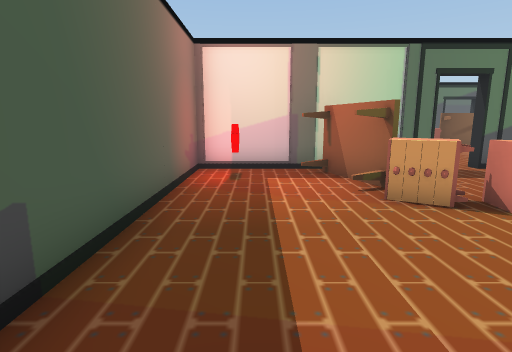
[1] (above)

24 first-person views from a walk through a scene from a Unity 3-D project. The camera is 1.3 m above the floor, tilts 10° down and sees 80° across. Doors are open. The floor is counted in squares, 1 m on a side. Each view is taken from the middle of a square. On the plan, view 1 faces up. The plan holds only what a view shows up to about 14 squares ahead; the rest is blank. The place goes on beyond the plan. The player is left out. Some animated figures are not drawn.

[2]
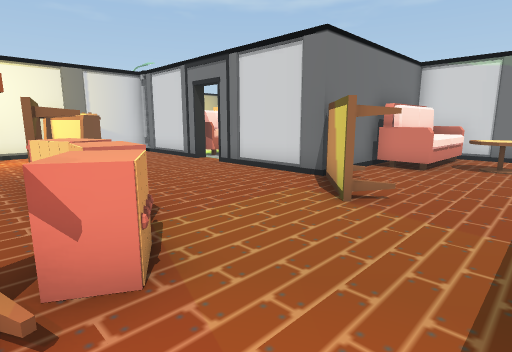

[3]
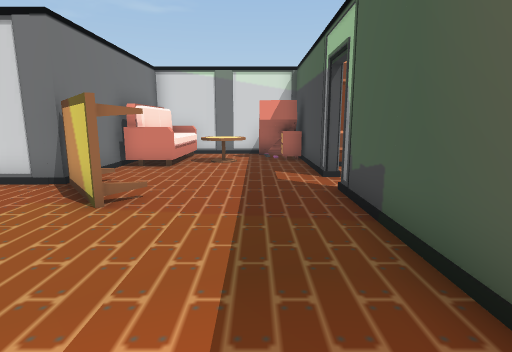

[4]
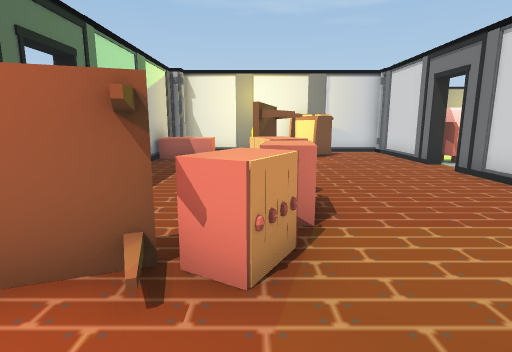

[5]
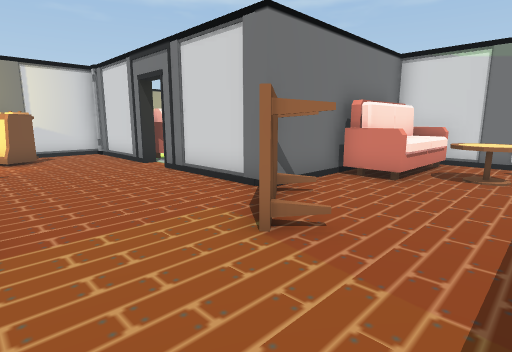

[6]
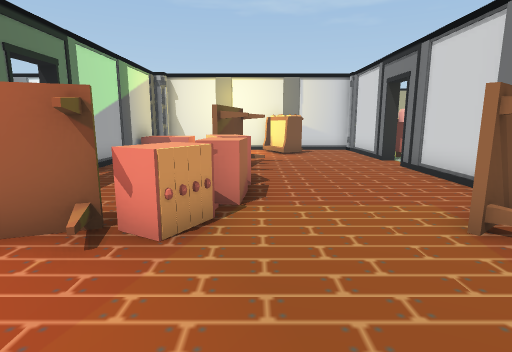

[7]
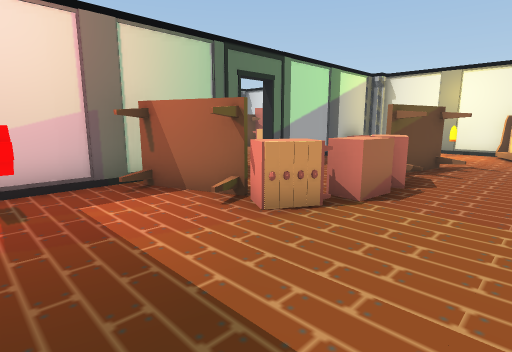

[8]
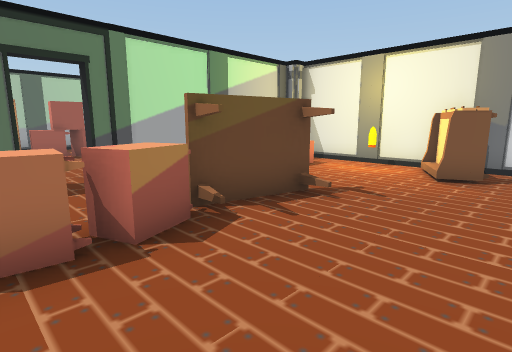

[9]
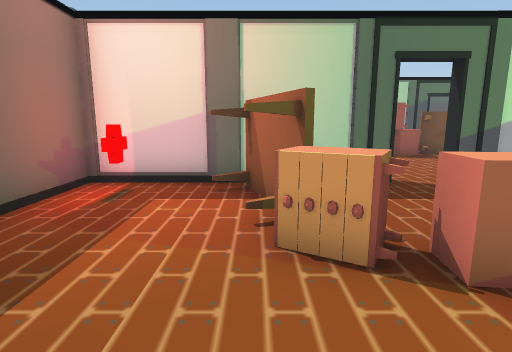

[10]
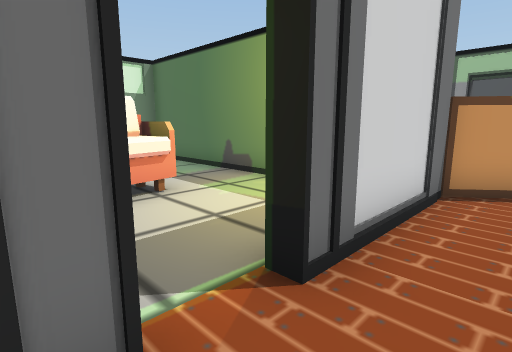

[11]
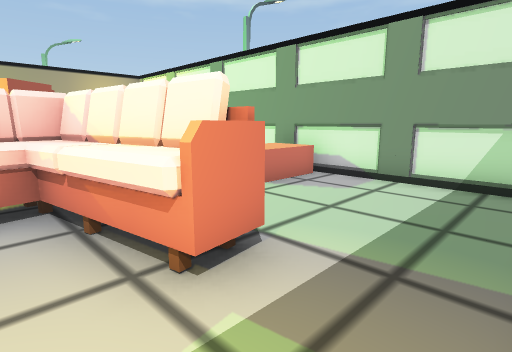

[12]
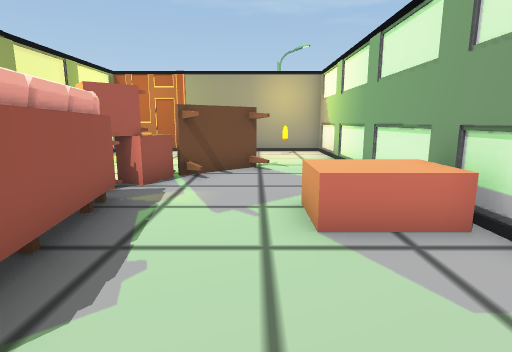

[13]
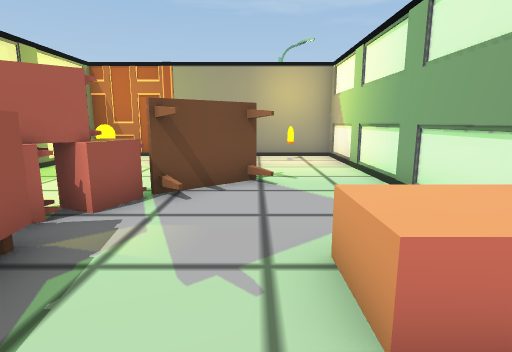

[14]
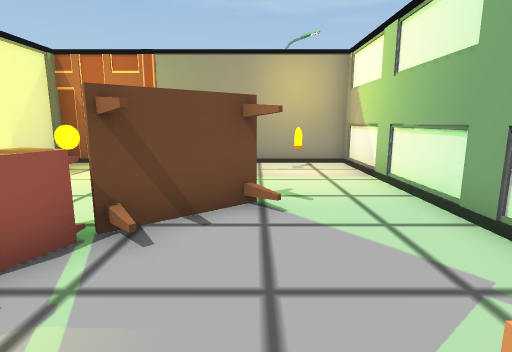

[15]
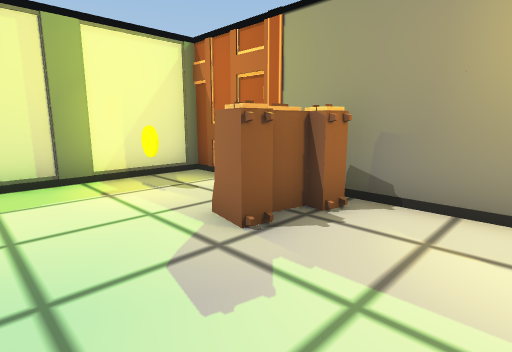

[16]
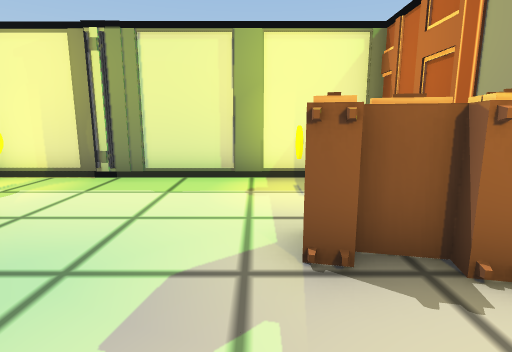

[17]
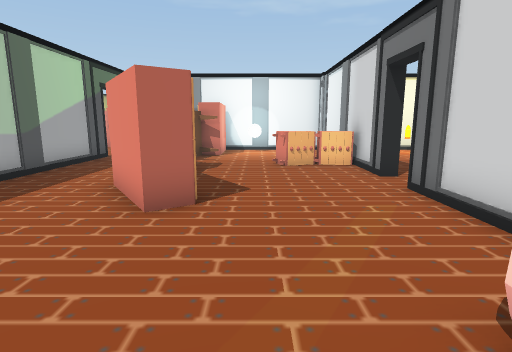

[18]
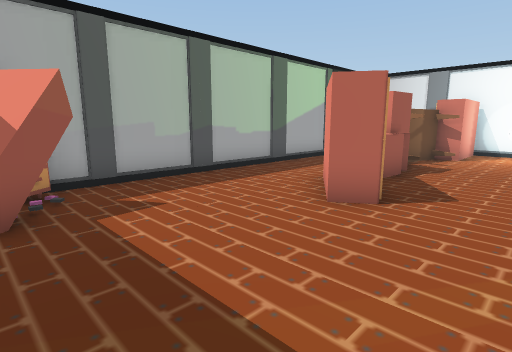

[19]
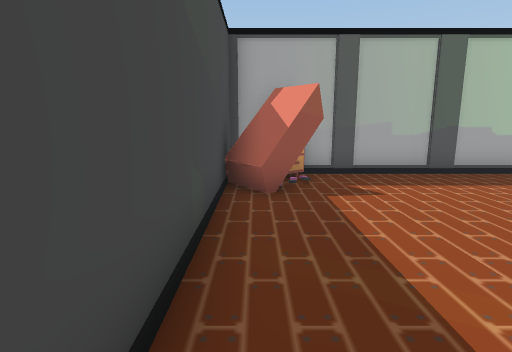

[20]
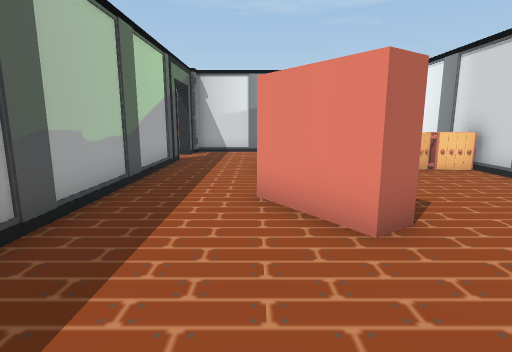

[21]
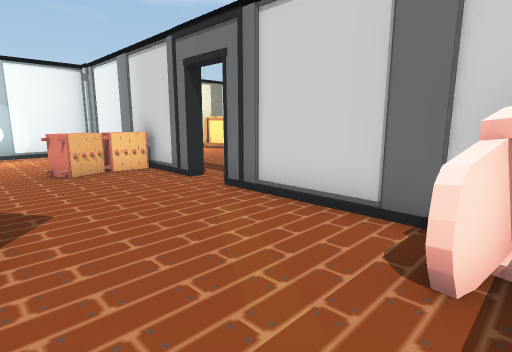

[22]
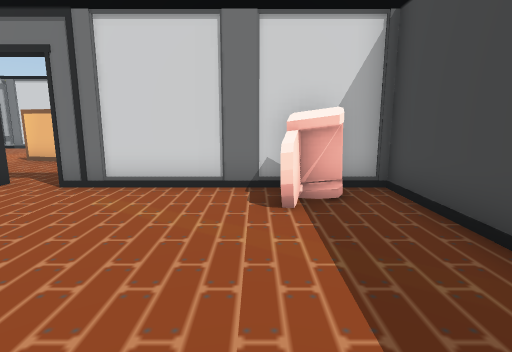

[23]
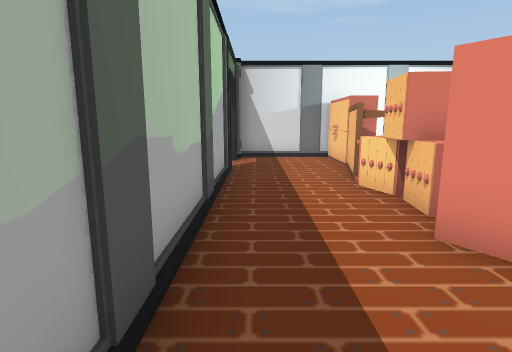

[24]
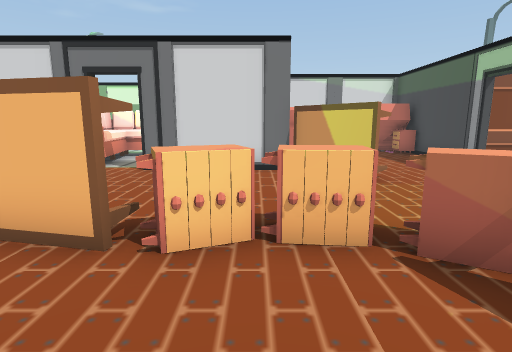

### Floor plan
Ten units are one square. View 1 is at (0, 0); x grows to the right and y downward. Boxes are objects, and circles mark ways between rooms. Rooms are numbered by the first view taken in them; rooms with no view inside come last. Other rooms are left out.
<svg viewBox="-25 -185 229 289">
<path fill="none" stroke="#000" d="M94 4 137 4 137 -81M50 -86 -17 -86 -17 -1M41 39 41 4 81 4M-17 12 -17 68M133 -80 133 -86 63 -86M-2 68 36 68M149 7 108 7M44 41 44 99 199 99 199 7 191 7M63 -89 137 -89 137 -176M108 -178 -17 -178 -17 -89 50 -89M134 -178 124 -178"/>
<rect x="-15" y="45" width="20" height="20" fill="#bbb"><title>bookshelf</title></rect>
<rect x="-15" y="45" width="10" height="10" fill="#bbb"><title>other object</title></rect>
<rect x="-5" y="-75" width="10" height="10" fill="#bbb"><title>other object</title></rect>
<rect x="5" y="35" width="20" height="20" fill="#bbb"><title>other object</title></rect>
<rect x="5" y="-85" width="20" height="30" fill="#bbb"><title>other object</title></rect>
<rect x="15" y="25" width="20" height="40" fill="#bbb"><title>sofa</title></rect>
<rect x="15" y="-15" width="30" height="30" fill="#bbb"><title>other object</title></rect>
<rect x="15" y="-55" width="20" height="10" fill="#bbb"><title>other object</title></rect>
<rect x="35" y="-55" width="20" height="20" fill="#bbb"><title>other object</title></rect>
<rect x="55" y="-55" width="10" height="20" fill="#bbb"><title>other object</title></rect>
<rect x="65" y="-55" width="30" height="20" fill="#bbb"><title>other object</title></rect>
<rect x="105" y="-85" width="20" height="20" fill="#bbb"><title>bookshelf</title></rect>
<rect x="115" y="-35" width="20" height="20" fill="#bbb"><title>other object</title></rect>
<rect x="125" y="-55" width="10" height="10" fill="#bbb"><title>other object</title></rect>
<rect x="65" y="15" width="40" height="40" fill="#bbb"><title>sofa</title></rect>
<rect x="95" y="75" width="20" height="20" fill="#bbb"><title>bookshelf</title></rect>
<rect x="105" y="25" width="10" height="20" fill="#bbb"><title>other object</title></rect>
<rect x="115" y="25" width="10" height="20" fill="#bbb"><title>other object</title></rect>
<rect x="115" y="15" width="10" height="10" fill="#bbb"><title>other object</title></rect>
<rect x="125" y="55" width="30" height="20" fill="#bbb"><title>other object</title></rect>
<rect x="125" y="35" width="10" height="20" fill="#bbb"><title>other object</title></rect>
<rect x="175" y="45" width="20" height="10" fill="#bbb"><title>other object</title></rect>
<rect x="175" y="15" width="10" height="10" fill="#bbb"><title>coin</title></rect>
<rect x="185" y="75" width="10" height="10" fill="#bbb"><title>other object</title></rect>
<rect x="-15" y="-165" width="20" height="10" fill="#bbb"><title>bookshelf</title></rect>
<rect x="-15" y="-175" width="20" height="10" fill="#bbb"><title>other object</title></rect>
<rect x="-5" y="-105" width="10" height="10" fill="#bbb"><title>armchair</title></rect>
<rect x="35" y="-155" width="20" height="30" fill="#bbb"><title>other object</title></rect>
<rect x="55" y="-145" width="20" height="10" fill="#bbb"><title>other object</title></rect>
<rect x="65" y="-155" width="10" height="10" fill="#bbb"><title>other object</title></rect>
<rect x="75" y="-115" width="20" height="10" fill="#bbb"><title>other object</title></rect>
<rect x="75" y="-155" width="10" height="20" fill="#bbb"><title>other object</title></rect>
<rect x="85" y="-105" width="10" height="10" fill="#bbb"><title>other object</title></rect>
<rect x="85" y="-155" width="20" height="20" fill="#bbb"><title>other object</title></rect>
<rect x="105" y="-145" width="30" height="10" fill="#bbb"><title>other object</title></rect>
<rect x="125" y="-125" width="10" height="10" fill="#bbb"><title>coin</title></rect>
<circle cx="87" cy="7" r="3" fill="#2a7"/>
<circle cx="55" cy="-90" r="3" fill="#2a7"/>
<text x="50" y="-30">1</text>
<text x="130" y="30">2</text>
<text x="60" y="-140">3</text>
</svg>
Room 1 opens to room 2. Room 1 opens to room 3.

Where each view was taken, in squares from view 1:
view 1: 0 up, 0 right, facing up
view 2: 6 up, 0 right, facing down-right
view 3: 6 up, 0 right, facing down
view 4: 5 up, 0 right, facing right
view 5: 4 up, 0 right, facing down-right
view 6: 4 up, 1 left, facing right
view 7: 2 up, 1 left, facing up-right
view 8: 1 up, 4 right, facing up-right
view 9: 2 up, 2 right, facing up
view 10: 1 up, 10 right, facing down-left
view 11: 3 down, 5 right, facing down-right
view 12: 7 down, 6 right, facing right
view 13: 7 down, 8 right, facing right
view 14: 7 down, 10 right, facing right
view 15: 8 down, 15 right, facing up-right
view 16: 8 down, 17 right, facing up
view 17: 12 up, 1 left, facing right
view 18: 11 up, 1 left, facing up-right
view 19: 10 up, 1 left, facing up
view 20: 15 up, 0 right, facing right
view 21: 13 up, 0 right, facing down-right
view 22: 15 up, 1 right, facing down
view 23: 17 up, 2 right, facing right
view 24: 8 up, 5 right, facing down
